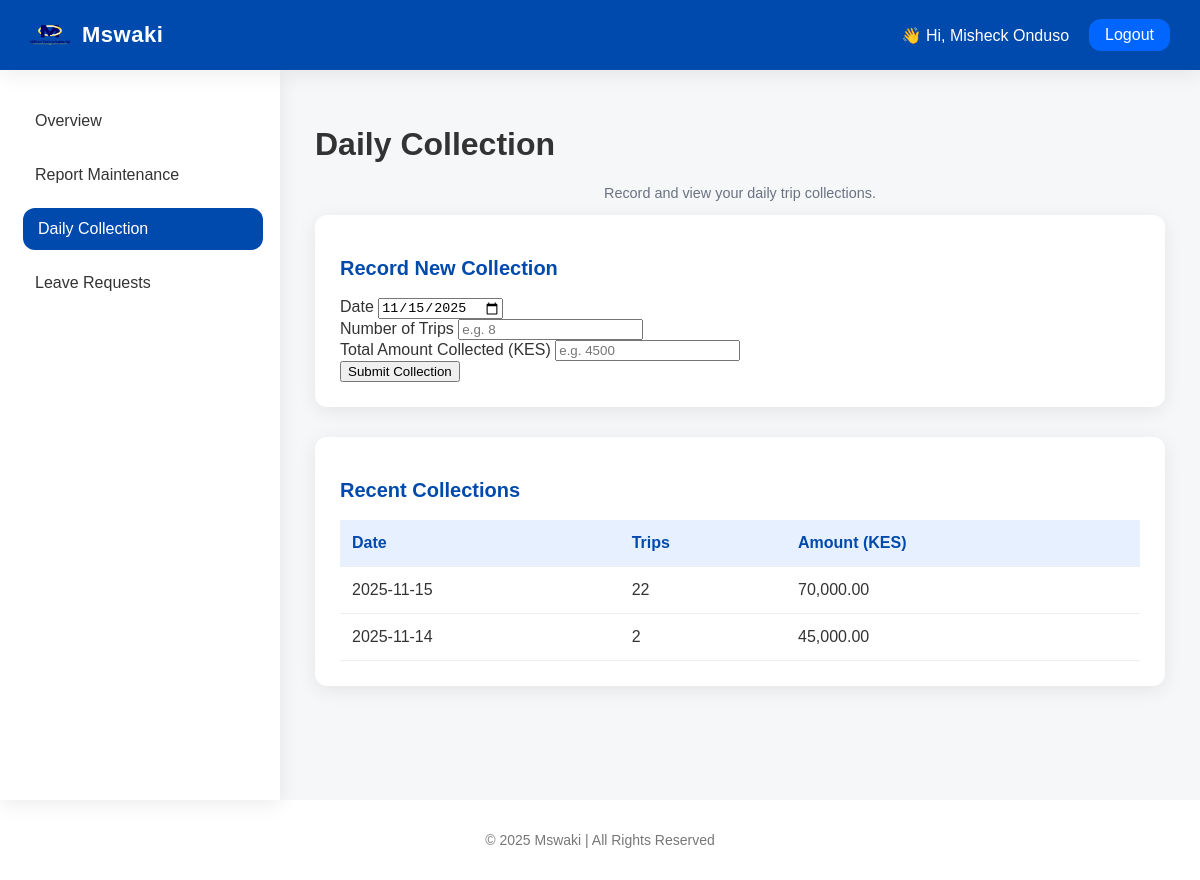
Screenshot of /driver/daily_collection (signed in) with the database file from the repository.
### mswaki/models.py (models this page shows, shortened)
class User(db.Model, UserMixin):
    id = db.Column(db.Integer, primary_key=True)
    name = db.Column(db.String(100), nullable=False)
    email = db.Column(db.String(120), unique=True, nullable=False)
    password = db.Column(db.String(200), nullable=False)
    role = db.Column(db.String(20), nullable=False)
    rating = db.Column(db.Float, default=0.0)
    status = db.Column(db.String(10), default='active')

class DailyCollection(db.Model):
    __tablename__ = "daily_collection"
    id = db.Column(db.Integer, primary_key=True)
    driver_id = db.Column(db.Integer, db.ForeignKey("user.id"), nullable=False)
    trips = db.Column(db.Integer, nullable=False)
    amount = db.Column(db.Float, nullable=False)
    date = db.Column(db.Date, nullable=False, default=date.today)
    driver = db.relationship("User", backref="daily_collections")

### mswaki/routes.py (the view, shortened to what this page needs)
@routes.route("/driver/daily_collection", methods=["GET", "POST"])
@login_required
@role_required("driver")
def driver_daily_collection():
    driver_id = current_user.id
    collections = DailyCollection.query.filter_by(driver_id=driver_id).order_by(DailyCollection.date.desc()).limit(10).all()
    return render_template("driver_daily_collection.html", collections=collections, today=date.today().isoformat())

### mswaki/__init__.py (called while the page is built)
def create_app():
    app = Flask(__name__)
    app.config['SECRET_KEY'] = 'your-secret-key'
    base_dir = os.path.abspath(os.path.dirname(__file__))
    db_path = os.path.join(base_dir, '..', 'instance', 'mswaki.db')
    app.config["SQLALCHEMY_DATABASE_URI"] = f"sqlite:///{db_path}"
    app.config["SQLALCHEMY_TRACK_MODIFICATIONS"] = False
    db.init_app(app)
    migrate.init_app(app, db)   # <-- FIXED!
    login_manager.init_app(app)
    login_manager.login_view = 'routes.login'
    from mswaki.models import User
    @login_manager.user_loader
    def load_user(user_id):
        return User.query.get(int(user_id))
    from mswaki.routes import routes
    app.register_blueprint(routes)
    with app.app_context():
        db.create_all()
    return app

### mswaki/routes.py (called while the page is built, shortened)
def role_required(role):
    def decorator(f):
        @wraps(f)
        def decorated_function(*args, **kwargs):
            if not current_user.is_authenticated:
                flash("Please log in first.", "warning")
                return redirect(url_for("routes.login"))
            return f(*args, **kwargs)
        return decorated_function
    return decorator

### mswaki/templates/driver_daily_collection.html (shortened to what this page needs)
{% extends "base.html" %}
{% block body_role %}driver{% endblock %}
{% block sidebar %}
<nav class="side-nav">
  <a href="{{ url_for('routes.driver_dashboard') }}" class="side-link">Overview</a>
  <a href="{{ url_for('routes.report_maintenance') }}" class="side-link">Report Maintenance</a>
  <a href="{{ url_for('routes.driver_daily_collection') }}" class="side-link active">Daily Collection</a>
  <a href="#" class="side-link">Leave Requests</a>
</nav>
{% endblock %}
{% block content %}
<header class="dashboard-header">
  <h1>Daily Collection</h1>
  <p class="muted">Record and view your daily trip collections.</p>
</header>
<section class="card">
  <h2>Record New Collection</h2>
  <form method="POST" class="form-grid">
    <div class="form-group">
      <label for="date">Date</label>
      <input type="date" id="date" name="date" value="{{ today }}" required>
    </div>
    <div class="form-group">
      <label for="trips">Number of Trips</label>
      <input type="number" id="trips" name="trips" min="1" required placeholder="e.g. 8">
    </div>
    <div class="form-group">
      <label for="amount">Total Amount Collected (KES)</label>
      <input type="number" id="amount" name="amount" min="0" step="0.01" required placeholder="e.g. 4500">
    </div>
    <button type="submit" class="btn primary mt-3">Submit Collection</button>
  </form>
</section>
<section class="card mt-6">
  <h2>Recent Collections</h2>
  <table class="table">
    <thead>
      <tr>
        <th>Date</th>
        <th>Trips</th>
        <th>Amount (KES)</th>
      </tr>
    </thead>
    <tbody>
      {% for c in collections %}
      <tr>
        <td>{{ c.date.strftime('%Y-%m-%d') }}</td>
        <td>{{ c.trips }}</td>
        <td>{{ "{:,.2f}".format(c.amount) }}</td>
      </tr>
      {% else %}
      <tr><td colspan="3" class="muted">No daily collection records yet.</td></tr>
      {% endfor %}
    </tbody>
  </table>
</section>
{% endblock %}

### mswaki/templates/base.html (shortened to what this page needs)
<!DOCTYPE html>
<html lang="en">
<head>
  <link rel="stylesheet" href="{{ url_for('static', filename='css/style.css') }}">
</head>
<body class="dashboard-body" data-role="{% block body_role %}default{% endblock %}">
  <header class="topbar">
    <div class="brand">
      <img src="{{ url_for('static', filename='images/midian.png') }}" alt="Mswaki" class="brand-logo">
      <span class="brand-text">Mswaki</span>
    </div>
    <div class="user-info">
      {% if current_user %}
        <span class="username">👋 Hi, {{ current_user.name }}</span>
        <a href="{{ url_for('routes.logout') }}" class="logout-btn">Logout</a>
      {% else %}
        <a href="{{ url_for('routes.login') }}" class="login-btn">Login</a>
      {% endif %}
    </div>
  </header>
  <div class="layout">
    <aside class="sidebar">
      {% block sidebar %}{% endblock %}
    </aside>
    <main class="main-content">
      {% block content %}{% endblock %}
    </main>
  </div>
  <footer class="footer">
    <p>&copy; {{ current_year or 2025 }} Mswaki | All Rights Reserved</p>
  </footer>
</body>
</html>

### mswaki/static/css/style.css (style rules this page uses)
:root { --primary: #004aad; --primary-light: #0056d1; --accent: #0066ff; --bg: #f5f7f9; --white: #fff; --text: #333; --muted: #777; --radius: 12px; --shadow: 0 4px 20px rgba(0,0,0,0.08); --transition: 0.3s ease; --sidebar-width: 240px; }
body.dashboard-body { margin: 0; font-family: "Poppins", sans-serif; background: var(--bg); color: var(--text); }
.topbar { background: var(--primary); color: var(--white); display: flex; justify-content: space-between; align-items: center; padding: 15px 30px; box-shadow: var(--shadow); position: relative; z-index: 1000; }
.brand { display: flex; align-items: center; gap: 12px; }
.brand-logo { width: 40px; height: 40px; }
.brand-text { font-weight: 700; font-size: 22px; letter-spacing: 0.5px; }
.user-info { display: flex; align-items: center; gap: 20px; }
.username { font-weight: 500; }
.logout-btn, .login-btn { background: var(--accent); color: var(--white); padding: 7px 16px; border-radius: var(--radius); text-decoration: none; font-weight: 500; transition: var(--transition); }
.layout { display: flex; min-height: calc(100vh - 70px); transition: all var(--transition); }
.sidebar { width: var(--sidebar-width); background: var(--white); padding: 30px 20px; box-shadow: var(--shadow); transition: transform var(--transition); position: relative; z-index: 900; }
.side-nav { display: flex; flex-direction: column; gap: 12px; }
.side-link { color: var(--text); text-decoration: none; padding: 12px 15px; border-radius: var(--radius); font-weight: 500; transition: all var(--transition); display: flex; align-items: center; gap: 10px; }
.side-link:hover, .side-link.active { background: var(--primary); color: var(--white); transform: translateX(3px); }
.main-content { flex: 1; padding: 35px; background: var(--bg); transition: padding var(--transition); }
.card { background: var(--white); border-radius: var(--radius); box-shadow: var(--shadow); padding: 25px; margin-bottom: 30px; transition: transform var(--transition), box-shadow var(--transition); }
.card h2 { color: var(--primary); font-size: 20px; margin-bottom: 18px; }
.table { width: 100%; border-collapse: collapse; }
.table th, .table td { padding: 14px 12px; border-bottom: 1px solid #eee; text-align: left; }
.table th { background: #e6f0ff; color: var(--primary); font-weight: 600; }
.muted { color: var(--muted); text-align: center; }
.footer { text-align: center; padding: 18px; font-size: 14px; color: var(--muted); background: var(--white); box-shadow: var(--shadow); margin-top: auto; }
.muted { color: #6b7280; font-size: 0.9rem; }

### rows the page displays
User: name "Misheck Onduso"
DailyCollection: date "2025-11-15", trips "22", amount "70,000.00"
DailyCollection: date "2025-11-14", trips "2", amount "45,000.00"

### other values shown
{{ current_year or 2025 }} "2025"
